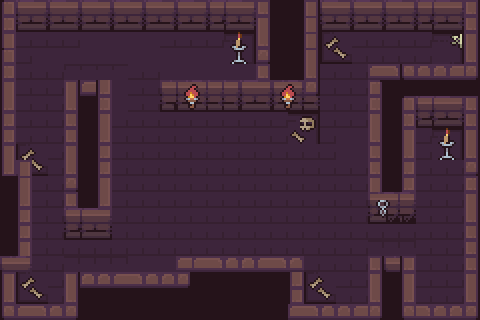

The image is a tile-based game level rendered from a .tmx file. Its description and complete source (layers, tilesets, objects, tile grids) follow:
An orthogonal 30x20 tile map with 16x16 px tiles, 1 tile layer (Tile Layer 1), 1 hidden layer not drawn.

<map version="1.10" tiledversion="1.11.2" orientation="orthogonal" renderorder="right-down" width="30" height="20" tilewidth="16" tileheight="16" infinite="0" nextlayerid="4" nextobjectid="1">
 <tileset firstgid="1" source="UHACKS.tsx" />
 <layer id="1" name="Tile Layer 1" width="30" height="20">
  <data encoding="csv">
716,399,400,399,400,399,400,399,400,399,400,399,400,399,399,400,885,313,313,917,399,400,399,400,399,400,399,399,400,853,
748,431,432,431,432,431,432,431,432,431,432,431,432,431,431,432,917,313,313,917,431,432,431,432,431,432,431,431,432,885,
780,817,817,817,817,882,882,882,882,882,817,817,817,817,455,456,949,313,313,917,909,910,817,817,817,817,817,477,478,917,
716,817,882,882,882,882,882,882,882,882,882,882,882,882,487,488,981,313,313,917,941,942,817,817,817,817,817,509,510,949,
748,817,817,817,851,851,851,851,817,817,882,882,882,882,882,882,853,313,313,949,817,817,817,977,978,972,975,976,977,981,
780,817,817,817,789,977,940,595,817,817,717,397,398,400,400,399,400,397,398,981,817,817,817,725,313,313,313,313,313,313,
812,817,817,817,821,313,748,595,817,817,749,429,430,432,432,431,432,429,430,432,817,817,817,757,313,716,399,399,400,853,
844,817,817,817,853,313,780,817,817,817,817,817,817,817,817,817,817,817,787,788,817,817,817,789,313,748,431,431,432,885,
876,817,817,817,885,313,812,817,817,817,817,817,817,817,817,817,817,817,819,820,817,595,595,821,313,780,817,455,456,917,
908,909,910,817,917,313,844,817,817,817,817,817,817,817,817,817,817,817,817,817,817,595,595,853,313,812,817,487,488,949,
940,588,942,817,949,313,876,817,817,817,817,817,817,817,817,817,817,817,817,817,817,817,817,885,313,844,817,817,817,981,
313,780,817,817,981,313,908,817,817,817,817,817,817,817,817,817,817,817,817,817,817,817,817,917,313,876,817,817,817,757,
313,812,817,817,885,313,940,817,817,817,817,817,817,817,817,817,817,817,817,817,817,817,817,469,470,402,817,817,817,789,
313,844,817,817,399,399,400,817,817,817,817,817,817,817,817,817,817,817,817,817,817,817,817,501,502,434,817,817,817,821,
313,876,817,817,431,431,432,817,817,817,817,817,817,817,817,817,817,817,817,817,817,817,817,817,817,817,817,817,817,853,
313,908,817,817,817,817,817,817,817,817,817,817,817,817,817,817,817,817,817,817,817,817,817,593,593,593,817,817,817,853,
401,402,817,817,593,593,593,593,590,590,590,977,973,974,975,976,977,978,979,817,817,817,817,885,401,876,817,817,817,885,
780,909,910,817,917,976,976,977,978,979,980,981,313,313,313,313,313,313,812,909,910,817,817,917,313,908,817,817,817,917,
812,941,942,817,949,313,327,313,313,313,313,313,313,313,313,313,313,313,844,941,942,817,817,949,313,940,817,817,817,949,
972,973,974,975,981,313,313,327,313,313,313,313,313,313,313,313,313,313,973,974,975,976,977,981,313,972,974,975,976,981
</data>
 </layer>
 <layer id="3" name="Tile Layer 2" width="30" height="20" visible="0" opacity="0">
  <data encoding="csv">
329,330,331,327,328,329,330,331,332,333,334,335,336,337,338,339,327,328,329,330,331,332,333,334,335,336,337,338,339,298,
336,337,327,328,329,330,331,332,333,334,335,336,337,338,339,340,340,340,340,327,328,329,330,331,332,333,334,335,336,337,
340,0,0,0,0,0,0,0,0,0,0,0,0,0,0,0,296,296,297,298,0,0,0,0,0,0,0,0,0,327,
340,0,0,0,0,0,0,0,0,0,0,0,0,0,0,0,296,297,298,298,0,0,0,0,0,0,0,0,0,327,
340,0,0,0,0,0,0,0,0,0,0,0,0,0,0,0,296,296,297,298,0,0,0,327,328,329,330,331,332,333,
340,0,0,0,296,297,298,0,0,0,296,297,298,298,297,298,297,298,297,298,0,0,0,327,328,329,330,331,332,333,
340,0,0,0,296,297,298,0,0,0,296,296,296,296,296,296,296,296,297,298,0,0,0,327,328,329,330,331,332,333,
340,0,0,0,296,297,298,0,0,0,0,0,0,0,0,0,0,0,0,0,0,0,0,327,328,329,330,331,332,333,
340,0,0,0,296,297,298,0,0,0,0,0,0,0,0,0,0,0,0,0,0,0,0,296,297,298,0,0,0,327,
340,0,0,0,296,297,298,0,0,0,0,0,0,0,0,0,0,0,0,0,0,0,0,296,297,298,0,0,0,327,
340,340,0,0,296,297,298,0,0,0,0,0,0,0,0,0,0,0,0,0,0,0,0,296,297,298,0,0,0,327,
339,340,0,0,296,297,298,0,0,0,0,0,0,0,0,0,0,0,0,0,0,0,0,296,297,298,0,0,0,327,
339,340,0,0,296,297,298,0,0,0,0,0,0,0,0,0,0,0,0,0,0,0,0,296,297,298,0,0,0,327,
339,340,0,0,296,297,298,0,0,0,0,0,0,0,0,0,0,0,0,0,0,0,0,296,297,298,0,0,0,327,
339,340,0,0,296,297,298,0,0,0,0,0,0,0,0,0,0,0,0,0,0,0,0,0,0,0,0,0,0,327,
339,340,0,0,0,0,0,0,0,0,0,0,0,0,0,0,0,0,0,0,0,0,0,0,0,0,0,0,0,327,
339,340,0,0,0,0,0,0,0,0,0,296,296,296,296,296,296,297,298,0,0,0,0,296,297,298,0,0,0,327,
340,0,0,0,327,328,329,330,331,332,333,334,335,336,337,338,296,297,298,0,0,0,0,296,297,298,0,0,0,327,
340,0,0,0,327,328,329,330,331,332,333,334,335,336,337,338,296,297,298,0,0,0,0,296,297,298,0,0,0,327,
340,327,328,329,330,331,332,333,334,335,336,337,338,339,340,327,296,297,298,331,332,333,334,335,336,337,338,339,340,331
</data>
 </layer>
</map>
